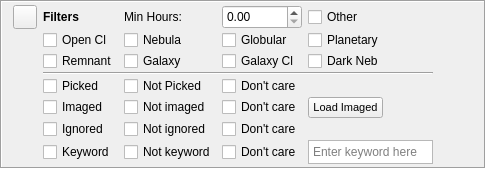
         <widget class="QFrame" name="FilterTypesFrame">
          <property name="frameShape">
           <enum>QFrame::Box</enum>
          </property>
          <property name="frameShadow">
           <enum>QFrame::Sunken</enum>
          </property>
          <layout class="QHBoxLayout" name="filterTypesLayoutV">
           <property name="topMargin">
            <number>3</number>
           </property>
           <property name="bottomMargin">
            <number>3</number>
           </property>
           <item>
            <layout class="QGridLayout" name="filterTypesLayout">
             <property name="verticalSpacing">
              <number>1</number>
             </property>
             <item row="0" column="0">
              <widget class="QPushButton" name="hideFilterTypesButton">
               <property name="sizePolicy">
                <sizepolicy hsizetype="Fixed" vsizetype="Fixed">
                 <horstretch>0</horstretch>
                 <verstretch>0</verstretch>
                </sizepolicy>
               </property>
               <property name="minimumSize">
                <size>
                 <width>24</width>
                 <height>24</height>
                </size>
               </property>
               <property name="maximumSize">
                <size>
                 <width>24</width>
                 <height>24</height>
                </size>
               </property>
               <property name="toolTip">
                <string>Minimize the Filters section</string>
               </property>
               <property name="text">
                <string/>
               </property>
               <property name="icon">
                <iconset theme="window-minimize">
                 <normaloff>.</normaloff>.</iconset>
               </property>
              </widget>
             </item>
             <item row="0" column="1">
              <widget class="QLabel" name="FiltersLabel">
               <property name="maximumSize">
                <size>
                 <width>200</width>
                 <height>32</height>
                </size>
               </property>
               <property name="font">
                <font>
                 <weight>75</weight>
                 <bold>true</bold>
                </font>
               </property>
               <property name="toolTip">
                <string>Constrain the list of object on the left by the filters in this section.</string>
               </property>
               <property name="text">
                <string>Filters</string>
               </property>
              </widget>
             </item>
             <item row="0" column="2">
              <widget class="QLabel" name="minHoursLabel">
               <property name="maximumSize">
                <size>
                 <width>200</width>
                 <height>32</height>
                </size>
               </property>
               <property name="toolTip">
                <string>Objects are only shown if they can be imaged for at least this many hours.</string>
               </property>
               <property name="lineWidth">
                <number>1</number>
               </property>
               <property name="text">
                <string>Min Hours:</string>
               </property>
              </widget>
             </item>
             <item row="0" column="3">
              <widget class="QDoubleSpinBox" name="minHours">
               <property name="sizePolicy">
                <sizepolicy hsizetype="Preferred" vsizetype="Preferred">
                 <horstretch>0</horstretch>
                 <verstretch>0</verstretch>
                </sizepolicy>
               </property>
               <property name="toolTip">
                <string>Objects are only shown if they can be imaged for at least this many hours.</string>
               </property>
               <property name="suffix">
                <string/>
               </property>
               <property name="minimum">
                <double>0.000000000000000</double>
               </property>
               <property name="maximum">
                <double>24.000000000000000</double>
               </property>
              </widget>
             </item>
             <item row="1" column="1">
              <widget class="QCheckBox" name="OpenClusterCB">
               <property name="toolTip">
                <string>&lt;html&gt;&lt;head/&gt;&lt;body&gt;&lt;p&gt;Hide open clusters if unchecked.&lt;/p&gt;&lt;/body&gt;&lt;/html&gt;</string>
               </property>
               <property name="text">
                <string>Open Cl</string>
               </property>
              </widget>
             </item>
             <item row="1" column="2">
              <widget class="QCheckBox" name="NebulaCB">
               <property name="toolTip">
                <string>&lt;html&gt;&lt;head/&gt;&lt;body&gt;&lt;p&gt;Hide nebulae if unchecked.&lt;/p&gt;&lt;/body&gt;&lt;/html&gt;</string>
               </property>
               <property name="text">
                <string>Nebula</string>
               </property>
              </widget>
             </item>
             <item row="1" column="3">
              <widget class="QCheckBox" name="GlobularClusterCB">
               <property name="toolTip">
                <string>&lt;html&gt;&lt;head/&gt;&lt;body&gt;&lt;p&gt;Hide globular clusters if unchecked.&lt;/p&gt;&lt;/body&gt;&lt;/html&gt;</string>
               </property>
               <property name="text">
                <string>Globular</string>
               </property>
              </widget>
             </item>
             <item row="1" column="4">
              <widget class="QCheckBox" name="PlanetaryCB">
               <property name="toolTip">
                <string>&lt;html&gt;&lt;head/&gt;&lt;body&gt;&lt;p&gt;Hide planetary nebulae if unchecked.&lt;/p&gt;&lt;/body&gt;&lt;/html&gt;</string>
               </property>
               <property name="text">
                <string>Planetary</string>
               </property>
              </widget>
             </item>
             <item row="2" column="1">
              <widget class="QCheckBox" name="SupernovaRemnantCB">
               <property name="toolTip">
                <string>&lt;html&gt;&lt;head/&gt;&lt;body&gt;&lt;p&gt;Hide supernova remnants if unchecked.&lt;/p&gt;&lt;/body&gt;&lt;/html&gt;</string>
               </property>
               <property name="text">
                <string>Remnant</string>
               </property>
              </widget>
             </item>
             <item row="2" column="2">
              <widget class="QCheckBox" name="GalaxyCB">
               <property name="toolTip">
                <string>&lt;html&gt;&lt;head/&gt;&lt;body&gt;&lt;p&gt;Hide galaxies if unchecked.&lt;/p&gt;&lt;/body&gt;&lt;/html&gt;</string>
               </property>
               <property name="text">
                <string>Galaxy</string>
               </property>
              </widget>
             </item>
             <item row="2" column="3">
              <widget class="QCheckBox" name="GalaxyClusterCB">
               <property name="toolTip">
                <string>&lt;html&gt;&lt;head/&gt;&lt;body&gt;&lt;p&gt;Hide galaxy clusters if unchecked.&lt;/p&gt;&lt;/body&gt;&lt;/html&gt;</string>
               </property>
               <property name="text">
                <string>Galaxy Cl</string>
               </property>
              </widget>
             </item>
             <item row="2" column="4">
              <widget class="QCheckBox" name="DarkNebulaCB">
               <property name="toolTip">
                <string>&lt;html&gt;&lt;head/&gt;&lt;body&gt;&lt;p&gt;Hide dark nebulae if unchecked.&lt;/p&gt;&lt;/body&gt;&lt;/html&gt;</string>
               </property>
               <property name="text">
                <string>Dark Neb</string>
               </property>
              </widget>
             </item>
             <item row="0" column="4">
              <widget class="QCheckBox" name="OtherCB">
               <property name="toolTip">
                <string>&lt;html&gt;&lt;head/&gt;&lt;body&gt;&lt;p&gt;Hide other object types if unchecked.&lt;/p&gt;&lt;/body&gt;&lt;/html&gt;</string>
               </property>
               <property name="text">
                <string>Other</string>
               </property>
              </widget>
             </item>
             <item row="3" column="1" colspan="4">
              <widget class="Line" name="line">
               <property name="orientation">
                <enum>Qt::Horizontal</enum>
               </property>
              </widget>
             </item>
             <item row="4" column="1">
              <widget class="QCheckBox" name="pickedCB">
               <property name="toolTip">
                <string>&lt;html&gt;&lt;head/&gt;&lt;body&gt;&lt;p&gt;Show the objects that are marked picked (don't show those that are not picked).&lt;/p&gt;&lt;/body&gt;&lt;/html&gt;</string>
               </property>
               <property name="text">
                <string>Picked</string>
               </property>
              </widget>
             </item>
             <item row="4" column="2">
              <widget class="QCheckBox" name="notPickedCB">
               <property name="toolTip">
                <string>&lt;html&gt;&lt;head/&gt;&lt;body&gt;&lt;p&gt;Show the objects that are not marked picked (don't show those that are picked).&lt;/p&gt;&lt;/body&gt;&lt;/html&gt;</string>
               </property>
               <property name="text">
                <string>Not Picked</string>
               </property>
              </widget>
             </item>
             <item row="4" column="3">
              <widget class="QCheckBox" name="dontCarePickedCB">
               <property name="toolTip">
                <string>&lt;html&gt;&lt;head/&gt;&lt;body&gt;&lt;p&gt;Object display doesn't depend on whether objects are marked picked or not.&lt;/p&gt;&lt;/body&gt;&lt;/html&gt;</string>
               </property>
               <property name="text">
                <string>Don't care</string>
               </property>
              </widget>
             </item>
             <item row="5" column="1">
              <widget class="QCheckBox" name="imagedCB">
               <property name="toolTip">
                <string>&lt;html&gt;&lt;head/&gt;&lt;body&gt;&lt;p&gt;Show the objects that are marked imaged (and don't show those that are not marked previously imaged).&lt;/p&gt;&lt;/body&gt;&lt;/html&gt;</string>
               </property>
               <property name="text">
                <string>Imaged</string>
               </property>
              </widget>
             </item>
             <item row="5" column="2">
              <widget class="QCheckBox" name="notImagedCB">
               <property name="toolTip">
                <string>&lt;html&gt;&lt;head/&gt;&lt;body&gt;&lt;p&gt;Show the objects that are not marked imaged (and don't show those that are marked previously imaged).&lt;/p&gt;&lt;/body&gt;&lt;/html&gt;</string>
               </property>
               <property name="text">
                <string>Not imaged</string>
               </property>
              </widget>
             </item>
             <item row="5" column="3">
              <widget class="QCheckBox" name="dontCareImagedCB">
               <property name="toolTip">
                <string>&lt;html&gt;&lt;head/&gt;&lt;body&gt;&lt;p&gt;Object display doesn't depend on whether objects are marked previously imaged or not.&lt;/p&gt;&lt;/body&gt;&lt;/html&gt;</string>
               </property>
               <property name="text">
                <string>Don't care</string>
               </property>
              </widget>
             </item>
             <item row="5" column="4">
              <widget class="QPushButton" name="loadImagedB">
               <property name="sizePolicy">
                <sizepolicy hsizetype="Preferred" vsizetype="Preferred">
                 <horstretch>0</horstretch>
                 <verstretch>0</verstretch>
                </sizepolicy>
               </property>
               <property name="maximumSize">
                <size>
                 <width>75</width>
                 <height>16777215</height>
                </size>
               </property>
               <property name="font">
                <font>
                 <pointsize>8</pointsize>
                </font>
               </property>
               <property name="toolTip">
                <string>Load a file listing the names of already imaged objects--one name per line. This adds to the list of imaged object, it does not replace them.</string>
               </property>
               <property name="text">
                <string>Load Imaged</string>
               </property>
              </widget>
             </item>
             <item row="6" column="1">
              <widget class="QCheckBox" name="ignoredCB">
               <property name="toolTip">
                <string>&lt;html&gt;&lt;head/&gt;&lt;body&gt;&lt;p&gt;Show the objects that have been ignored (and don't show those that have not been ignored).&lt;/p&gt;&lt;/body&gt;&lt;/html&gt;</string>
               </property>
               <property name="text">
                <string>Ignored</string>
               </property>
              </widget>
             </item>
             <item row="6" column="2">
              <widget class="QCheckBox" name="notIgnoredCB">
               <property name="toolTip">
                <string>&lt;html&gt;&lt;head/&gt;&lt;body&gt;&lt;p&gt;Show the objects that have not been ignored (and don't show those that have been ignored).&lt;/p&gt;&lt;/body&gt;&lt;/html&gt;</string>
               </property>
               <property name="text">
                <string>Not ignored</string>
               </property>
              </widget>
             </item>
             <item row="6" column="3">
              <widget class="QCheckBox" name="dontCareIgnoredCB">
               <property name="toolTip">
                <string>&lt;html&gt;&lt;head/&gt;&lt;body&gt;&lt;p&gt;Object display doesn't depend on whether objects have been ignored or not.&lt;/p&gt;&lt;/body&gt;&lt;/html&gt;</string>
               </property>
               <property name="text">
                <string>Don't care</string>
               </property>
              </widget>
             </item>
             <item row="7" column="1">
              <widget class="QCheckBox" name="keywordCB">
               <property name="toolTip">
                <string>&lt;html&gt;&lt;head/&gt;&lt;body&gt;&lt;p&gt;Show the objects that have the (case-sensitive) keyword in their notes (and don't show those that don't).&lt;/p&gt;&lt;/body&gt;&lt;/html&gt;</string>
               </property>
               <property name="text">
                <string>Keyword</string>
               </property>
              </widget>
             </item>
             <item row="7" column="2">
              <widget class="QCheckBox" name="notKeywordCB">
               <property name="toolTip">
                <string>&lt;html&gt;&lt;head/&gt;&lt;body&gt;&lt;p&gt;Show the objects that don't have the (case-sensitive) keyword in their notes (and don't show those that do).&lt;/p&gt;&lt;/body&gt;&lt;/html&gt;</string>
               </property>
               <property name="text">
                <string>Not keyword</string>
               </property>
              </widget>
             </item>
             <item row="7" column="3">
              <widget class="QCheckBox" name="dontCareKeywordCB">
               <property name="toolTip">
                <string>&lt;html&gt;&lt;head/&gt;&lt;body&gt;&lt;p&gt;Object display doesn't depend on whether or not objects have the keyword in their notes.&lt;/p&gt;&lt;/body&gt;&lt;/html&gt;</string>
               </property>
               <property name="text">
                <string>Don't care</string>
               </property>
              </widget>
             </item>
             <item row="7" column="4">
              <widget class="QTextEdit" name="keywordEdit">
               <property name="maximumSize">
                <size>
                 <width>125</width>
                 <height>24</height>
                </size>
               </property>
               <property name="font">
                <font>
                 <pointsize>9</pointsize>
                </font>
               </property>
               <property name="toolTip">
                <string>Enter the (case-sensitive) keyword to be used for the checkboxes to the left.</string>
               </property>
               <property name="placeholderText">
                <string>Enter keyword here</string>
               </property>
               <property name="text" stdset="0">
                <string/>
               </property>
              </widget>
             </item>
            </layout>
           </item>
           <item>
            <spacer name="filterTypesspacer">
             <property name="orientation">
              <enum>Qt::Horizontal</enum>
             </property>
             <property name="sizeHint" stdset="0">
              <size>
               <width>40</width>
               <height>20</height>
              </size>
             </property>
            </spacer>
           </item>
          </layout>
         </widget>
